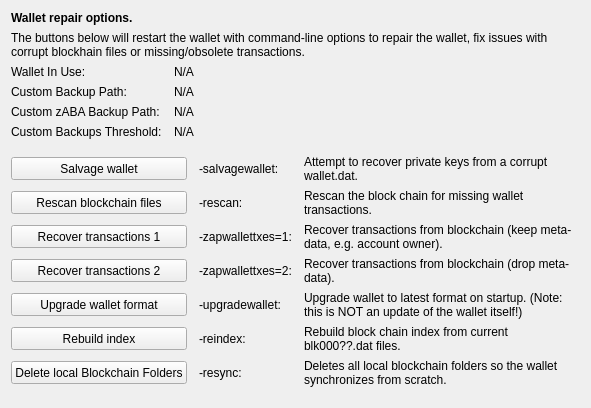
     <widget class="QWidget" name="tab_repair">
      <attribute name="title">
       <string>&amp;Wallet Repair</string>
      </attribute>
      <layout class="QGridLayout" name="gridLayout_4" columnstretch="0,0,0,0">
       <property name="horizontalSpacing">
        <number>12</number>
       </property>
       <item row="0" column="0" colspan="4">
        <widget class="QLabel" name="label_repair_header">
         <property name="font">
          <font>
           <weight>75</weight>
           <bold>true</bold>
          </font>
         </property>
         <property name="text">
          <string>Wallet repair options.</string>
         </property>
        </widget>
       </item>
       <item row="1" column="0" colspan="4">
        <widget class="QLabel" name="label_repair_helptext">
         <property name="font">
          <font>
           <weight>50</weight>
           <bold>false</bold>
          </font>
         </property>
         <property name="text">
          <string>The buttons below will restart the wallet with command-line options to repair the wallet, fix issues with corrupt blockhain files or missing/obsolete transactions.</string>
         </property>
         <property name="wordWrap">
          <bool>true</bool>
         </property>
        </widget>
       </item>
       <item row="2" column="0">
        <widget class="QLabel" name="wallet_path_label">
         <property name="text">
          <string>Wallet In Use:</string>
         </property>
        </widget>
       </item>
       <item row="2" column="1" colspan="3">
        <widget class="QLabel" name="wallet_path">
         <property name="cursor">
          <cursorShape>IBeamCursor</cursorShape>
         </property>
         <property name="text">
          <string>N/A</string>
         </property>
         <property name="textFormat">
          <enum>Qt::PlainText</enum>
         </property>
         <property name="textInteractionFlags">
          <set>Qt::LinksAccessibleByMouse|Qt::TextSelectableByKeyboard|Qt::TextSelectableByMouse</set>
         </property>
        </widget>
       </item>
       <item row="3" column="0">
        <widget class="QLabel" name="wallet_custombackuppath_label">
         <property name="text">
          <string>Custom Backup Path:</string>
         </property>
         <property name="visible">
          <bool>false</bool>
         </property>
        </widget>
       </item>
       <item row="3" column="1" colspan="3">
        <widget class="QLabel" name="wallet_custombackuppath">
         <property name="cursor">
          <cursorShape>IBeamCursor</cursorShape>
         </property>
         <property name="text">
          <string>N/A</string>
         </property>
         <property name="textFormat">
          <enum>Qt::PlainText</enum>
         </property>
         <property name="textInteractionFlags">
          <set>Qt::LinksAccessibleByMouse|Qt::TextSelectableByKeyboard|Qt::TextSelectableByMouse</set>
         </property>
         <property name="visible">
          <bool>false</bool>
         </property>
        </widget>
       </item>
       <item row="4" column="0">
        <widget class="QLabel" name="wallet_customzpivbackuppath_label">
         <property name="text">
          <string>Custom zABA Backup Path:</string>
         </property>
         <property name="visible">
          <bool>false</bool>
         </property>
        </widget>
       </item>
       <item row="4" column="1" colspan="3">
        <widget class="QLabel" name="wallet_customzpivbackuppath">
         <property name="cursor">
          <cursorShape>IBeamCursor</cursorShape>
         </property>
         <property name="text">
          <string>N/A</string>
         </property>
         <property name="textFormat">
          <enum>Qt::PlainText</enum>
         </property>
         <property name="textInteractionFlags">
          <set>Qt::LinksAccessibleByMouse|Qt::TextSelectableByKeyboard|Qt::TextSelectableByMouse</set>
         </property>
         <property name="visible">
          <bool>false</bool>
         </property>
        </widget>
       </item>
       <item row="5" column="0">
        <widget class="QLabel" name="wallet_custombackupthreshold_label">
         <property name="text">
          <string>Custom Backups Threshold:</string>
         </property>
         <property name="visible">
          <bool>false</bool>
         </property>
        </widget>
       </item>
       <item row="5" column="1" colspan="3">
        <widget class="QLabel" name="wallet_custombackupthreshold">
         <property name="cursor">
          <cursorShape>IBeamCursor</cursorShape>
         </property>
         <property name="text">
          <string>N/A</string>
         </property>
         <property name="textFormat">
          <enum>Qt::PlainText</enum>
         </property>
         <property name="textInteractionFlags">
          <set>Qt::LinksAccessibleByMouse|Qt::TextSelectableByKeyboard|Qt::TextSelectableByMouse</set>
         </property>
         <property name="visible">
          <bool>false</bool>
         </property>
        </widget>
       </item>
       <item row="6" column="0">
        <spacer name="verticalSpacer_repair1">
         <property name="orientation">
          <enum>Qt::Vertical</enum>
         </property>
         <property name="sizeHint" stdset="0">
          <size>
           <width>10</width>
           <height>10</height>
          </size>
         </property>
        </spacer>
       </item>
       <item row="7" column="0" colspan="2">
        <widget class="QPushButton" name="btn_salvagewallet">
         <property name="minimumSize">
          <size>
           <width>100</width>
           <height>23</height>
          </size>
         </property>
         <property name="text">
          <string>Salvage wallet</string>
         </property>
        </widget>
       </item>
       <item row="7" column="2">
        <widget class="QLabel" name="label_repair_salvage_command">
         <property name="text">
          <string notr="true">-salvagewallet:</string>
         </property>
        </widget>
       </item>
       <item row="7" column="3">
        <widget class="QLabel" name="label_repair_salvage">
         <property name="text">
          <string>Attempt to recover private keys from a corrupt wallet.dat.</string>
         </property>
         <property name="wordWrap">
          <bool>true</bool>
         </property>
        </widget>
       </item>
       <item row="8" column="0" colspan="2">
        <widget class="QPushButton" name="btn_rescan">
         <property name="minimumSize">
          <size>
           <width>100</width>
           <height>23</height>
          </size>
         </property>
         <property name="text">
          <string>Rescan blockchain files</string>
         </property>
        </widget>
       </item>
       <item row="8" column="2">
        <widget class="QLabel" name="label_repair_rescan_command">
         <property name="text">
          <string notr="true">-rescan:</string>
         </property>
        </widget>
       </item>
       <item row="8" column="3">
        <widget class="QLabel" name="label_repair_rescan">
         <property name="text">
          <string>Rescan the block chain for missing wallet transactions.</string>
         </property>
         <property name="wordWrap">
          <bool>true</bool>
         </property>
        </widget>
       </item>
       <item row="9" column="0" colspan="2">
        <widget class="QPushButton" name="btn_zapwallettxes1">
         <property name="minimumSize">
          <size>
           <width>100</width>
           <height>23</height>
          </size>
         </property>
         <property name="text">
          <string>Recover transactions 1</string>
         </property>
        </widget>
       </item>
       <item row="9" column="2">
        <widget class="QLabel" name="label_repair_zap1_command">
         <property name="text">
          <string notr="true">-zapwallettxes=1:</string>
         </property>
        </widget>
       </item>
       <item row="9" column="3">
        <widget class="QLabel" name="label_repair_zap1">
         <property name="text">
          <string>Recover transactions from blockchain (keep meta-data, e.g. account owner).</string>
         </property>
         <property name="wordWrap">
          <bool>true</bool>
         </property>
        </widget>
       </item>
       <item row="10" column="0" colspan="2">
        <widget class="QPushButton" name="btn_zapwallettxes2">
         <property name="minimumSize">
          <size>
           <width>100</width>
           <height>23</height>
          </size>
         </property>
         <property name="text">
          <string>Recover transactions 2</string>
         </property>
        </widget>
       </item>
       <item row="10" column="2">
        <widget class="QLabel" name="label_repair_zap2_command">
         <property name="text">
          <string notr="true">-zapwallettxes=2:</string>
         </property>
        </widget>
       </item>
       <item row="10" column="3">
        <widget class="QLabel" name="label_repair_zap2">
         <property name="text">
          <string>Recover transactions from blockchain (drop meta-data).</string>
         </property>
         <property name="wordWrap">
          <bool>true</bool>
         </property>
        </widget>
       </item>
       <item row="11" column="0" colspan="2">
        <widget class="QPushButton" name="btn_upgradewallet">
         <property name="minimumSize">
          <size>
           <width>100</width>
           <height>23</height>
          </size>
         </property>
         <property name="text">
          <string>Upgrade wallet format</string>
         </property>
        </widget>
       </item>
       <item row="11" column="2">
        <widget class="QLabel" name="label_repair_upgrade_command">
         <property name="text">
          <string notr="true">-upgradewallet:</string>
         </property>
        </widget>
       </item>
       <item row="11" column="3">
        <widget class="QLabel" name="label_repair_upgrade">
         <property name="text">
          <string>Upgrade wallet to latest format on startup. (Note: this is NOT an update of the wallet itself!)</string>
         </property>
         <property name="wordWrap">
          <bool>true</bool>
         </property>
        </widget>
       </item>
       <item row="12" column="0" colspan="2">
        <widget class="QPushButton" name="btn_reindex">
         <property name="minimumSize">
          <size>
           <width>100</width>
           <height>23</height>
          </size>
         </property>
         <property name="text">
          <string>Rebuild index</string>
         </property>
        </widget>
       </item>
       <item row="12" column="2">
        <widget class="QLabel" name="label_repair_reindex_command">
         <property name="text">
          <string notr="true">-reindex:</string>
         </property>
        </widget>
       </item>
       <item row="12" column="3">
        <widget class="QLabel" name="label_repair_reindex">
         <property name="text">
          <string>Rebuild block chain index from current blk000??.dat files.</string>
         </property>
         <property name="wordWrap">
          <bool>true</bool>
         </property>
        </widget>
       </item>
       <item row="13" column="0" colspan="2">
        <widget class="QPushButton" name="btn_resync">
         <property name="minimumSize">
          <size>
           <width>100</width>
           <height>23</height>
          </size>
         </property>
         <property name="text">
          <string>Delete local Blockchain Folders</string>
         </property>
        </widget>
       </item>
       <item row="13" column="2">
        <widget class="QLabel" name="label_repair_resync_command">
         <property name="text">
          <string>-resync:</string>
         </property>
        </widget>
       </item>
       <item row="13" column="3">
        <widget class="QLabel" name="label_repair_resync">
         <property name="text">
          <string>Deletes all local blockchain folders so the wallet synchronizes from scratch.</string>
         </property>
         <property name="wordWrap">
          <bool>true</bool>
         </property>
        </widget>
       </item>
       <item row="14" column="0">
        <spacer name="verticalSpacer_repair2">
         <property name="orientation">
          <enum>Qt::Vertical</enum>
         </property>
         <property name="sizeHint" stdset="0">
          <size>
           <width>20</width>
           <height>10</height>
          </size>
         </property>
        </spacer>
       </item>
      </layout>
     </widget>
